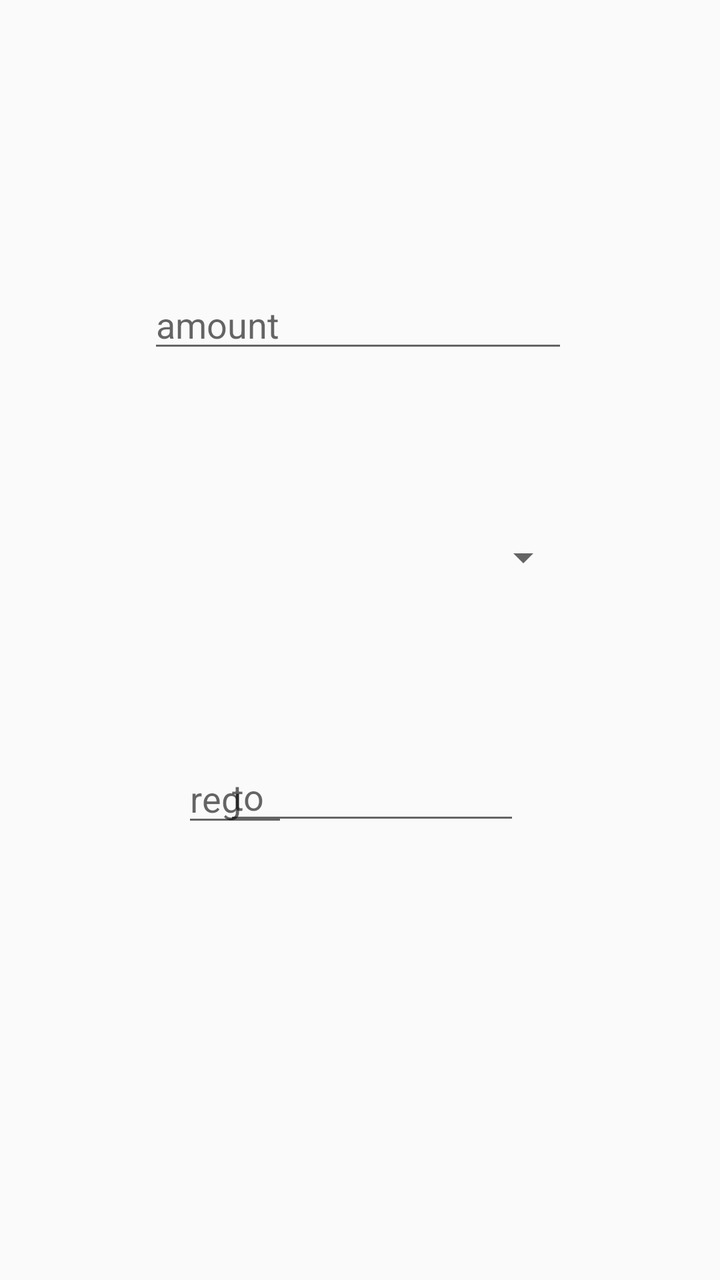
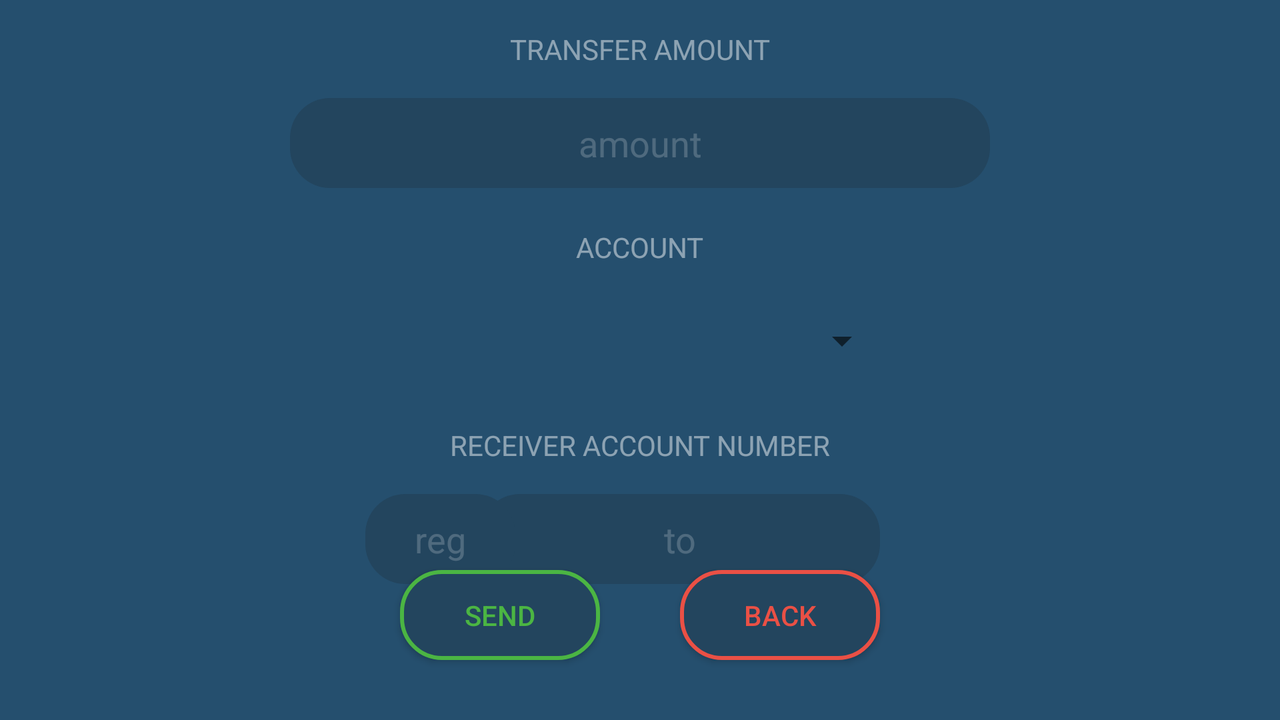

An Android layout and its configuration variant, each rendered on a device that would load it. The default file and the variant file are quoted in full after the pictures.
<!-- AndroidManifest.xml: activity theme AppTheme.NoActionBar -->
<!-- res/layout/activity_transaction.xml -->
<?xml version="1.0" encoding="utf-8"?>
<android.support.constraint.ConstraintLayout xmlns:android="http://schemas.android.com/apk/res/android"
    xmlns:app="http://schemas.android.com/apk/res-auto"
    xmlns:tools="http://schemas.android.com/tools"
    android:layout_width="match_parent"
    android:layout_height="match_parent"
    tools:context=".Activity.transactionActivity" >

    <EditText
        android:id="@+id/toAccountAcc"
        android:layout_width="148dp"
        android:layout_height="36dp"
        android:layout_marginTop="81dp"
        android:layout_marginEnd="100dp"
        android:layout_marginRight="100dp"
        android:ems="10"
        android:hint="@string/toAccountAcc"
        android:inputType="number"
        app:layout_constraintEnd_toEndOf="parent"
        app:layout_constraintTop_toBottomOf="@+id/fromAccount" />

    <EditText
        android:id="@+id/amount"
        android:layout_width="wrap_content"
        android:layout_height="wrap_content"
        android:layout_marginStart="98dp"
        android:layout_marginLeft="98dp"
        android:layout_marginTop="140dp"
        android:layout_marginEnd="100dp"
        android:layout_marginRight="100dp"
        android:ems="10"
        android:hint="@string/amount"
        android:inputType="number"
        app:layout_constraintEnd_toEndOf="parent"
        app:layout_constraintStart_toStartOf="parent"
        app:layout_constraintTop_toTopOf="parent" />

    <Button
        android:id="@+id/send"
        android:layout_width="wrap_content"
        android:layout_height="wrap_content"
        android:layout_marginStart="98dp"
        android:layout_marginLeft="98dp"
        android:layout_marginTop="79dp"
        android:layout_marginBottom="174dp"
        android:onClick="send"
        android:text="@string/send"
        app:layout_constraintBottom_toBottomOf="parent"
        app:layout_constraintStart_toStartOf="parent"
        app:layout_constraintTop_toBottomOf="@+id/toAccountAcc" />

    <Button
        android:id="@+id/back"
        android:layout_width="wrap_content"
        android:layout_height="wrap_content"
        android:layout_marginTop="79dp"
        android:layout_marginEnd="101dp"
        android:layout_marginRight="101dp"
        android:layout_marginBottom="174dp"
        android:onClick="back"
        android:text="@string/back"
        app:layout_constraintBottom_toBottomOf="parent"
        app:layout_constraintEnd_toEndOf="parent"
        app:layout_constraintTop_toBottomOf="@+id/toAccountAcc" />

    <Spinner
        android:id="@+id/fromAccount"
        android:layout_width="213dp"
        android:layout_height="43dp"
        android:layout_marginStart="98dp"
        android:layout_marginLeft="98dp"
        android:layout_marginTop="76dp"
        android:layout_marginEnd="100dp"
        android:layout_marginRight="100dp"
        app:layout_constraintEnd_toEndOf="parent"
        app:layout_constraintStart_toStartOf="parent"
        app:layout_constraintTop_toBottomOf="@+id/amount" />

    <EditText
        android:id="@+id/toAccountReg"
        android:layout_width="53dp"
        android:layout_height="36dp"
        android:layout_marginStart="91dp"
        android:layout_marginLeft="91dp"
        android:layout_marginTop="82dp"
        android:ems="10"
        android:hint="@string/toAccountReg"
        android:inputType="textPersonName"
        app:layout_constraintStart_toStartOf="parent"
        app:layout_constraintTop_toBottomOf="@+id/fromAccount" />
</android.support.constraint.ConstraintLayout>
<!-- resources referenced by this layout -->
<resources>
  <string name="amount">amount</string>
  <string name="back">back</string>
  <string name="send">Send</string>
  <string name="toAccountAcc">to</string>
  <string name="toAccountReg">reg</string>
  <style name="AppTheme.NoActionBar">
          <item name="windowActionBar">false</item>
          <item name="windowNoTitle">true</item>
      </style>
</resources>
<!-- res/layout-land/activity_transaction.xml (the repository's variant of the layout above) -->
<!-- drawn on the phone turned sideways -->
<?xml version="1.0" encoding="utf-8"?>
<android.support.constraint.ConstraintLayout xmlns:android="http://schemas.android.com/apk/res/android"
    xmlns:app="http://schemas.android.com/apk/res-auto"
    xmlns:tools="http://schemas.android.com/tools"
    android:layout_width="match_parent"
    android:layout_height="match_parent"
    android:background="@color/blue_custom"
    tools:context=".Activity.transactionActivity">

    <EditText
        android:id="@+id/toAccountAcc"
        android:layout_width="200dp"
        android:layout_height="45dp"
        android:layout_marginTop="15dp"
        android:layout_marginEnd="200dp"
        android:layout_marginRight="200dp"
        android:background="@drawable/input_bg"
        android:ems="10"
        android:gravity="center"
        android:hint="@string/toAccountAcc"
        android:inputType="number"
        android:textColor="@color/grey_custom"
        android:textColorHint="@color/darkGrey_custom"
        app:layout_constraintEnd_toEndOf="parent"
        app:layout_constraintTop_toBottomOf="@+id/receiver_account" />

    <EditText
        android:id="@+id/amount"
        android:layout_width="350dp"
        android:layout_height="45dp"
        android:layout_marginStart="100dp"
        android:layout_marginLeft="100dp"
        android:layout_marginTop="15dp"
        android:layout_marginEnd="100dp"
        android:layout_marginRight="100dp"
        android:background="@drawable/input_bg"
        android:ems="10"
        android:gravity="center"
        android:hint="@string/amount"
        android:inputType="number"
        android:textColor="@color/grey_custom"
        android:textColorHint="@color/darkGrey_custom"
        app:layout_constraintEnd_toEndOf="parent"
        app:layout_constraintStart_toStartOf="parent"
        app:layout_constraintTop_toBottomOf="@+id/amount_to_transfer" />

    <Button
        android:id="@+id/send"
        android:layout_width="100dp"
        android:layout_height="45dp"
        android:layout_marginStart="200dp"
        android:layout_marginLeft="200dp"
        android:layout_marginBottom="30dp"
        android:background="@drawable/button_bg"
        android:onClick="send"
        android:text="@string/send"
        android:textColor="@color/green_custom"
        app:layout_constraintBottom_toBottomOf="parent"
        app:layout_constraintStart_toStartOf="parent" />

    <Button
        android:id="@+id/back"
        android:layout_width="100dp"
        android:layout_height="45dp"
        android:layout_marginEnd="200dp"
        android:layout_marginRight="200dp"
        android:layout_marginBottom="30dp"
        android:background="@drawable/button_bg_red"
        android:onClick="back"
        android:text="@string/back"
        android:textColor="@color/red_custom"
        app:layout_constraintBottom_toBottomOf="parent"
        app:layout_constraintEnd_toEndOf="parent" />

    <Spinner
        android:id="@+id/fromAccount"
        android:layout_width="250dp"
        android:layout_height="45dp"
        android:layout_marginStart="99dp"
        android:layout_marginLeft="99dp"
        android:layout_marginTop="15dp"
        android:layout_marginEnd="99dp"
        android:layout_marginRight="99dp"
        app:layout_constraintEnd_toEndOf="parent"
        app:layout_constraintStart_toStartOf="parent"
        app:layout_constraintTop_toBottomOf="@+id/account_to_transfer" />

    <EditText
        android:id="@+id/toAccountReg"
        android:layout_width="75dp"
        android:layout_height="45dp"
        android:layout_marginStart="200dp"
        android:layout_marginLeft="200dp"
        android:layout_marginTop="15dp"
        android:background="@drawable/input_bg"
        android:ems="10"
        android:gravity="center"
        android:hint="@string/toAccountReg"
        android:inputType="textPersonName"
        android:textColor="@color/grey_custom"
        android:textColorHint="@color/darkGrey_custom"
        app:layout_constraintEnd_toStartOf="@+id/toAccountAcc"
        app:layout_constraintStart_toStartOf="parent"
        app:layout_constraintTop_toBottomOf="@+id/receiver_account" />

    <TextView
        android:id="@+id/amount_to_transfer"
        android:layout_width="wrap_content"
        android:layout_height="wrap_content"
        android:layout_marginStart="176dp"
        android:layout_marginLeft="176dp"
        android:layout_marginTop="15dp"
        android:layout_marginEnd="176dp"
        android:layout_marginRight="176dp"
        android:text="TRANSFER AMOUNT"
        android:textColor="@color/grey_custom"
        app:layout_constraintEnd_toEndOf="parent"
        app:layout_constraintStart_toStartOf="parent"
        app:layout_constraintTop_toTopOf="parent" />

    <TextView
        android:id="@+id/account_to_transfer"
        android:layout_width="wrap_content"
        android:layout_height="wrap_content"
        android:layout_marginStart="176dp"
        android:layout_marginLeft="176dp"
        android:layout_marginTop="20dp"
        android:layout_marginEnd="176dp"
        android:layout_marginRight="176dp"
        android:text="ACCOUNT"
        android:textColor="@color/grey_custom"
        app:layout_constraintEnd_toEndOf="parent"
        app:layout_constraintStart_toStartOf="parent"
        app:layout_constraintTop_toBottomOf="@+id/amount" />

    <TextView
        android:id="@+id/receiver_account"
        android:layout_width="wrap_content"
        android:layout_height="wrap_content"
        android:layout_marginStart="176dp"
        android:layout_marginLeft="176dp"
        android:layout_marginTop="20dp"
        android:layout_marginEnd="176dp"
        android:layout_marginRight="176dp"
        android:text="RECEIVER ACCOUNT NUMBER"
        android:textColor="@color/grey_custom"
        app:layout_constraintEnd_toEndOf="parent"
        app:layout_constraintStart_toStartOf="parent"
        app:layout_constraintTop_toBottomOf="@+id/fromAccount" />
</android.support.constraint.ConstraintLayout>
<!-- resources referenced by the variant -->
<!-- as the phone turned sideways resolves them -->
<resources>
  <color name="blue_custom">#254F6E</color>
  <color name="darkGrey_custom">#33FFFFFF</color>
  <color name="green_custom">#4BB543</color>
  <color name="grey_custom">#7AFFFFFF</color>
  <color name="red_custom">#EA5045</color>
  <!-- drawable button_bg (drawable) -->
  <?xml version="1.0" encoding="utf-8"?>
  <selector xmlns:android="http://schemas.android.com/apk/res/android">
      <item>
          <shape android:shape="rectangle">
              
              <solid android:color="@color/darkblue_custom" />
  
              
              <stroke android:width="2dp" android:color="@color/green_custom" />
  
              
              <corners android:radius="20dp" />
          </shape>
      </item>
  </selector>
  <!-- drawable button_bg_red (drawable) -->
  <?xml version="1.0" encoding="utf-8"?>
  <selector xmlns:android="http://schemas.android.com/apk/res/android">
      <item>
          <shape android:shape="rectangle">
              
              <solid android:color="@color/darkblue_custom" />
  
              
              <stroke android:width="2dp" android:color="@color/red_custom" />
  
              
              <corners android:radius="20dp" />
          </shape>
      </item>
  </selector>
  <!-- drawable input_bg (drawable) -->
  <?xml version="1.0" encoding="utf-8"?>
  <selector xmlns:android="http://schemas.android.com/apk/res/android">
      <item>
          <shape android:shape="rectangle">
              
              <solid android:color="@color/darkblue_custom" />
  
              
              <corners android:radius="20dp" />
          </shape>
      </item>
  </selector>
  <string name="amount">amount</string>
  <string name="back">back</string>
  <string name="send">Send</string>
  <string name="toAccountAcc">to</string>
  <string name="toAccountReg">reg</string>
  <style name="AppTheme.NoActionBar">
          <item name="windowActionBar">false</item>
          <item name="windowNoTitle">true</item>
      </style>
  <color name="darkblue_custom">#23455E</color>
</resources>
